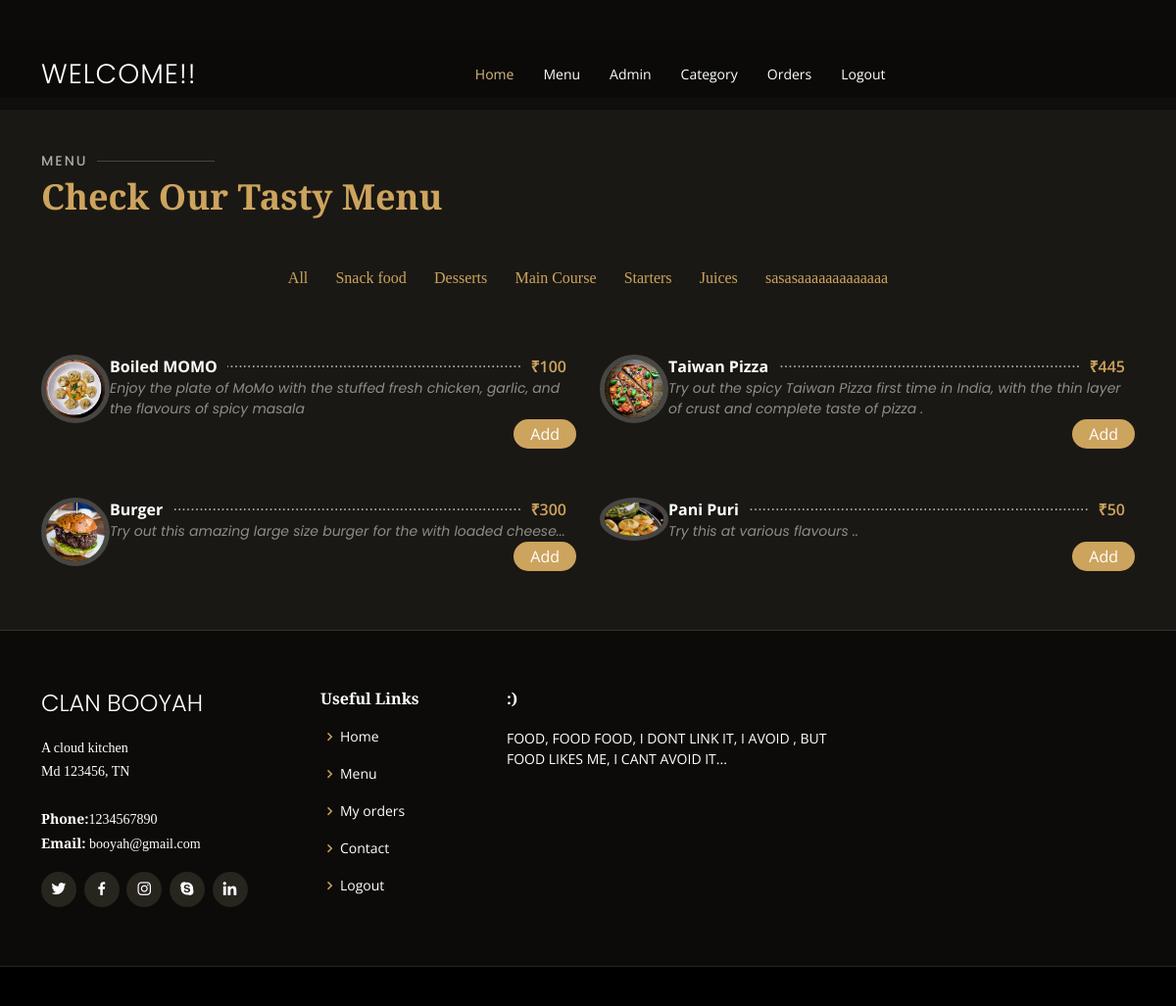
The page /category-foods.php?category_id=6 (signed in) on the database as committed earlier.
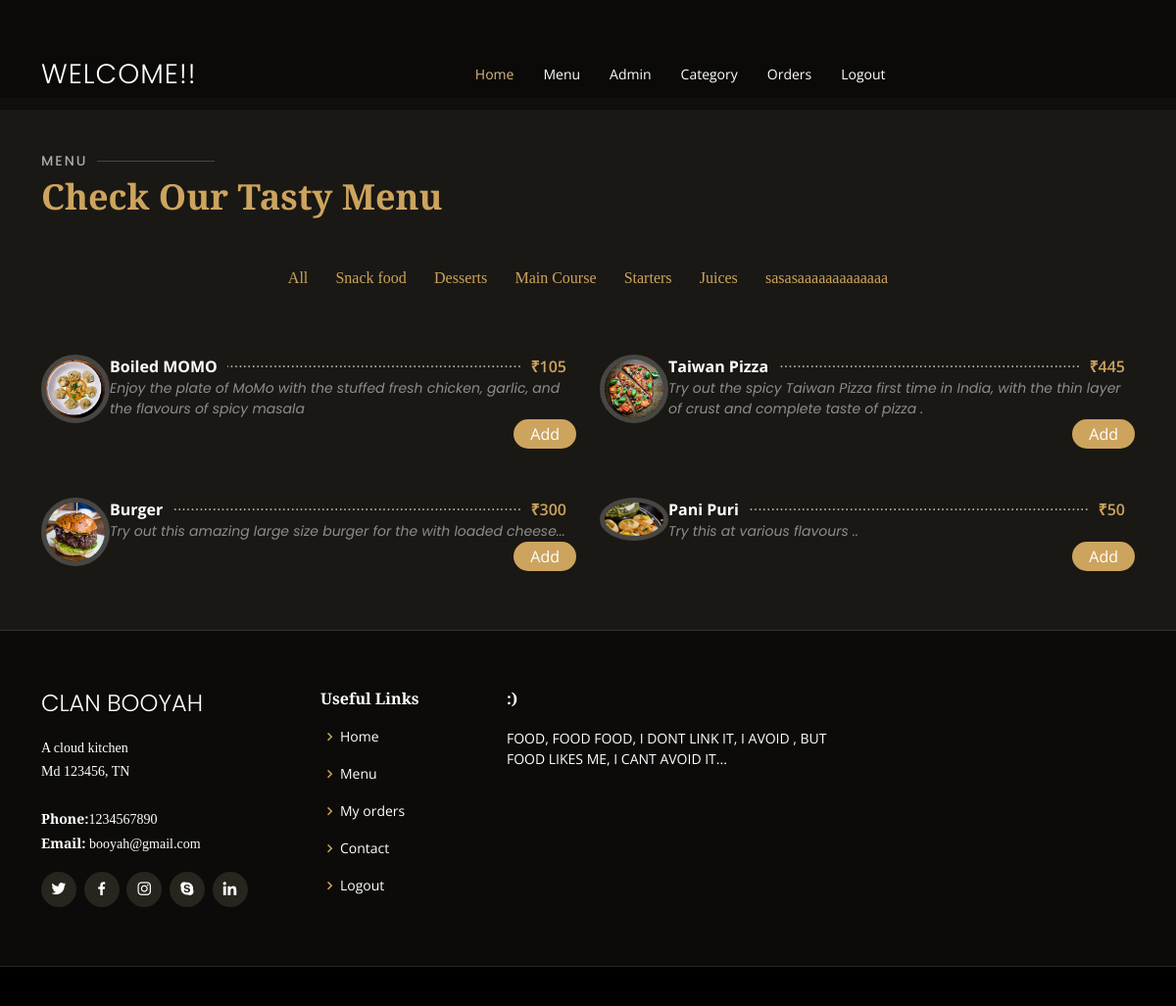
The same page on the database as committed later.
### tables this page shows
CREATE TABLE `food` (
  `id` int(10) UNSIGNED NOT NULL,
  `title` varchar(100) NOT NULL,
  `description` text NOT NULL,
  `price` decimal(10,0) NOT NULL,
  `image_name` varchar(255) NOT NULL,
  `category_id` int(10) UNSIGNED NOT NULL,
  `featured` varchar(10) NOT NULL,
  `active` varchar(10) NOT NULL,
  `created_by` int(11) DEFAULT NULL,
  `updated_by` int(11) DEFAULT NULL
);

### category-foods.php (the view, shortened to what this page needs)
<?php
include('header.php');
    if(isset($_GET['category_id']))
    {
        $category_id=$_GET['category_id'];
    }
    else
     {
        header('location:'.SITEURL);
    }
?>
<section id="menu" class="menu section-bg mtop">
      <div class="container" data-aos="fade-up">
        <div class="section-title">
          <h2>Menu</h2>
          <p>Check Our Tasty Menu</p>
        </div>
        <div class="row" data-aos="fade-up" data-aos-delay="100">
          <div class="col-lg-12 d-flex justify-content-center">
            <ul id="menu-flters">
            <?php
            $sqlcat="SELECT * FROM category WHERE active=1";
                 $cat=mysqli_query($conn, $sqlcat);
                 $count=mysqli_num_rows($cat);
                 if($count>0)
                 {
                   ?>
                   <li><a href="food.php">All</a></li>
                   <?php
                     while($row1=mysqli_fetch_assoc($cat))
                     {
?>
<li ><a href="category-foods.php?category_id=<?php echo $row1['id'];?>"><?php echo $row1['title'] ?></a></li>
<?php
                     }
                 }else
                 {
                     echo"<div class='error'>Category not Found.</div>";
                 }
                     ?>
            </ul>
          </div>
        </div>
        <div class="row menu-container" data-aos="fade-up" data-aos-delay="200">
<?php
     $sql2="SELECT * FROM food WHERE category_id=$category_id && active=1";
      $res=mysqli_query($conn, $sql2);
      $count=mysqli_num_rows($res);
      if($count>0)
      {
          while($row = mysqli_fetch_assoc($res))
          {
              $id=$row['id'];
              $title=$row['title'];
              $description=$row['description'];
              $price = $row['price'];
              $image_name=$row['image_name'];
              ?>
                <div class="col-lg-6 menu-item filter-starters">
    <img src="./images/food/<?php echo $image_name;?>" class="menu-img" alt="">
    <div class="menu-content">
      <a href="#"><?php echo $title; ?></a><span>₹<?php echo $price; ?></span>
    </div>
    <div class="menu-ingredients">
    <?php echo $description; ?>
    </div>
    <div class="textend">
              <button class="btn-order"><a style="color: white;" href="addToCarts.php?food_id=<?php echo $id; ?>">Add</a></button>
            </div>
  </div>
              <?php
          }
      }
      else
      {
          echo"<div class='error'>Food Not Found.</div>";
      }
    ?>
</div>
</div>
</section>
<?php
include('footer.php');
?>

Rows that differ between the two databases and show on the page:
changed food "Boiled MOMO": price "100" → "105"
